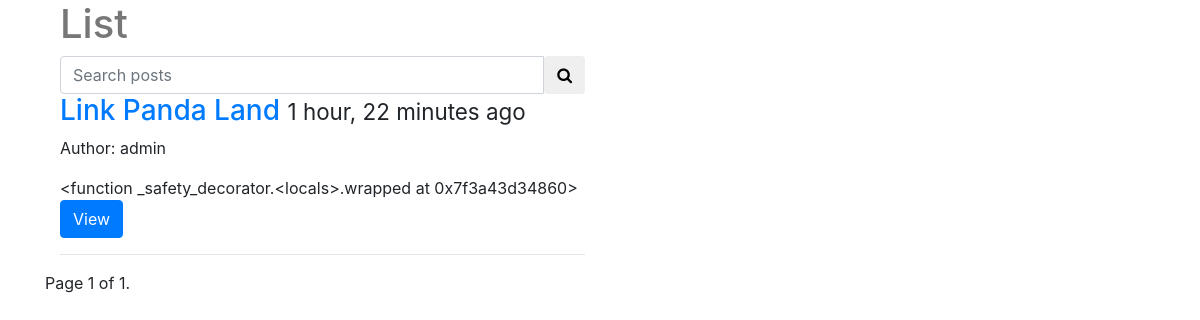
The page /posts/ (signed in) on the database its author committed.
### posts/models.py (models this page shows, shortened)
class Post(models.Model):
    user = models.ForeignKey(settings.AUTH_USER_MODEL, on_delete=models.CASCADE, default=1)
    title = models.CharField(max_length=120)
    slug = models.SlugField(unique=True)
    image = models.ImageField(
        upload_to=upload_location,
        null=True,
        blank=True,
        width_field ='width_field',
        height_field='height_field')
    height_field = models.IntegerField(null=True, default=0)
    width_field = models.IntegerField(null=True, default=0)
    content = models.TextField()
    draft = models.BooleanField(default=False)
    publish = models.DateField(auto_now=False, auto_now_add=False)
    last_updated = models.DateTimeField(auto_now=True, auto_now_add=False)
    timestamp = models.DateTimeField(auto_now=False, auto_now_add=True)
    objects = PostManager()
    def get_absolute_url(self):
        return reverse("posts:detail", kwargs={'slug': self.slug})
    class Meta:
        ordering = [
            '-timestamp',
            '-last_updated'
        ]
    def get_markdown(self):
        content = self.content
        return mark_safe(markdown(content)) #Wraps in markdown and marksafe to allow proper rendering

### posts/views.py (the view, shortened to what this page needs)
# urls.py: path('', post_list, name="list"),
def post_list(request):
    today = timezone.now().date()
    queryset = Post.objects.active()
    if request.user.is_staff or request.user.is_superuser:
        queryset = Post.objects.all()
    query = request.GET.get('q')
    paginator = Paginator(queryset, 4)
    page_request_var = 'page'
    page = request.GET.get(page_request_var)
    posts = paginator.get_page(page)
    context = {
        'posts': posts,
        'title': "List",
        'page_request_var': page_request_var,
        'today': today
    }
    return render(request, "post_list.html", context)

### posts/models.py (called while the page is built)
    def active(self, *args, **kwargs):
        return super(PostManager, self).filter(draft=False).filter(publish__lte=timezone.now())

### templates/post_list.html (shortened to what this page needs)
{% extends 'base.html' %}
{% block content %}
  <div class='col-sm-6 col-sm-offset-3'>
    <h1>{{ title }} </h1>
    <form method='GET' action=''>
      <div class='input-group'>
        <input class='form-control' type='text' name='q' placeholder="Search posts" value='{{ request.GET.q }}'>
        <span class='input-group-btn'>
          <button class='btn btn-default' type='submit'>
            <i class='fa fa-search'></i>
          </button>
        </span>
      </div>
    </form>
    <div class="row">
      {% for post in posts %}
        <div class="col-sm-12">
          <div class="thumbnail">
            <div class="caption post-detail-item">
              <h3><a href='{{ post.get_absolute_url }}'> Link {{ post.title }}</a> <small> {{ post.timestamp|timesince }} ago </small></h3>
              <p>Author: {{ post.user }}</p>
              {{ post.get_markdown }}
              <p>
                <a href="{{ post.get_absolute_url }}" class="btn btn-primary" role="button">View</a>
              </p>
            </div>
          </div>
          <hr/>
        </div>
      {% endfor %}
      <div class='pagination'>
        <span class='step-links'>
          <span class='current'>
            Page {{ posts.number }} of {{ posts.paginator.num_pages }}.
          </span>
        </span>
      </div>
    </div>
  </div>
{% endblock content %}

### static/css/base.css (style rules this page uses)
h1 { color: #777777; }

### rows shown on the page
Post: title "Panda Land", timestamp "1 hour, 22 minutes", user "admin", get_markdown "<function _safety_decorator.<locals>.wrapped at 0x7f3a43d34860>"

### other values the page prints
{{ title }} "List"
{{ posts.number }} "1"
{{ posts.paginator.num_pages }} "1"
